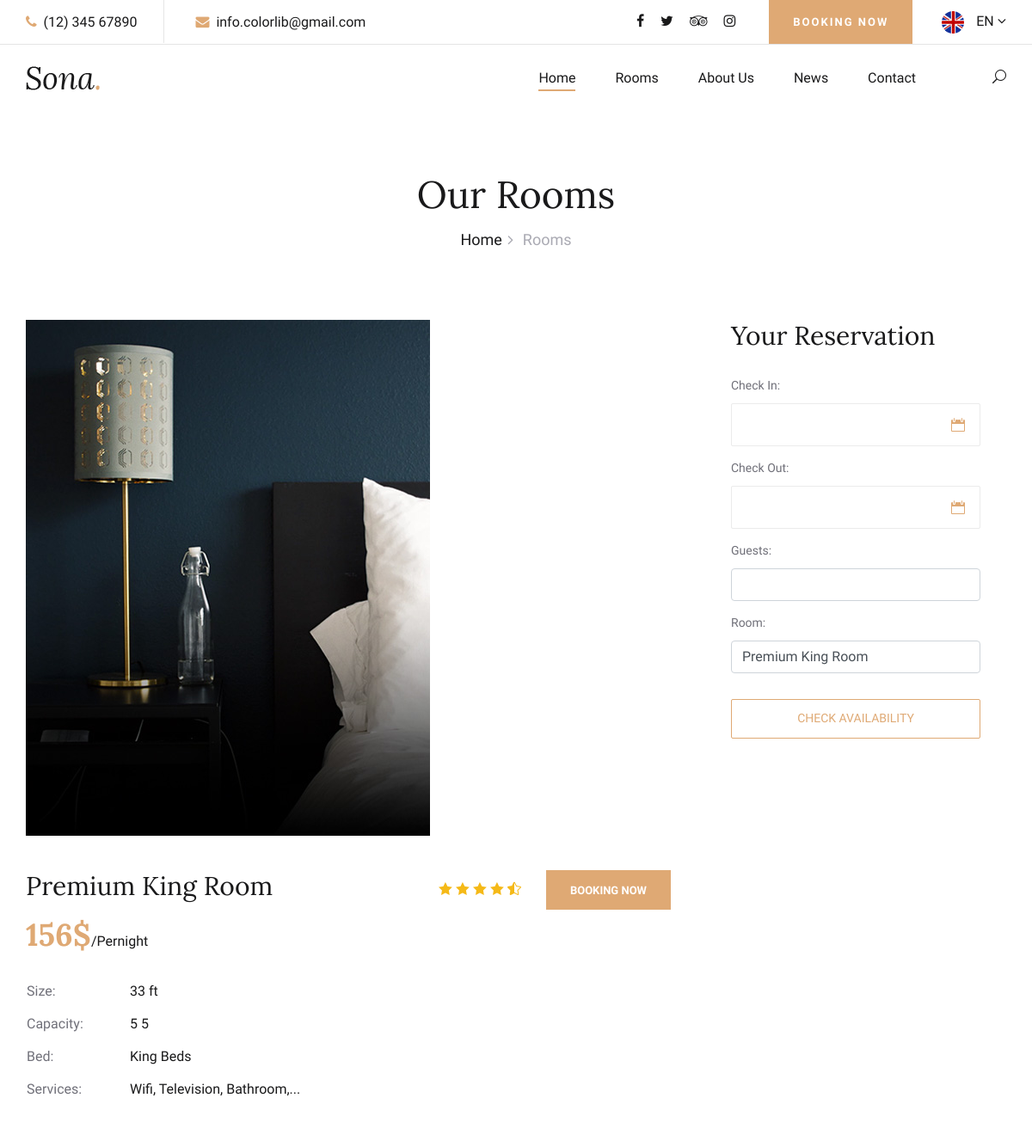
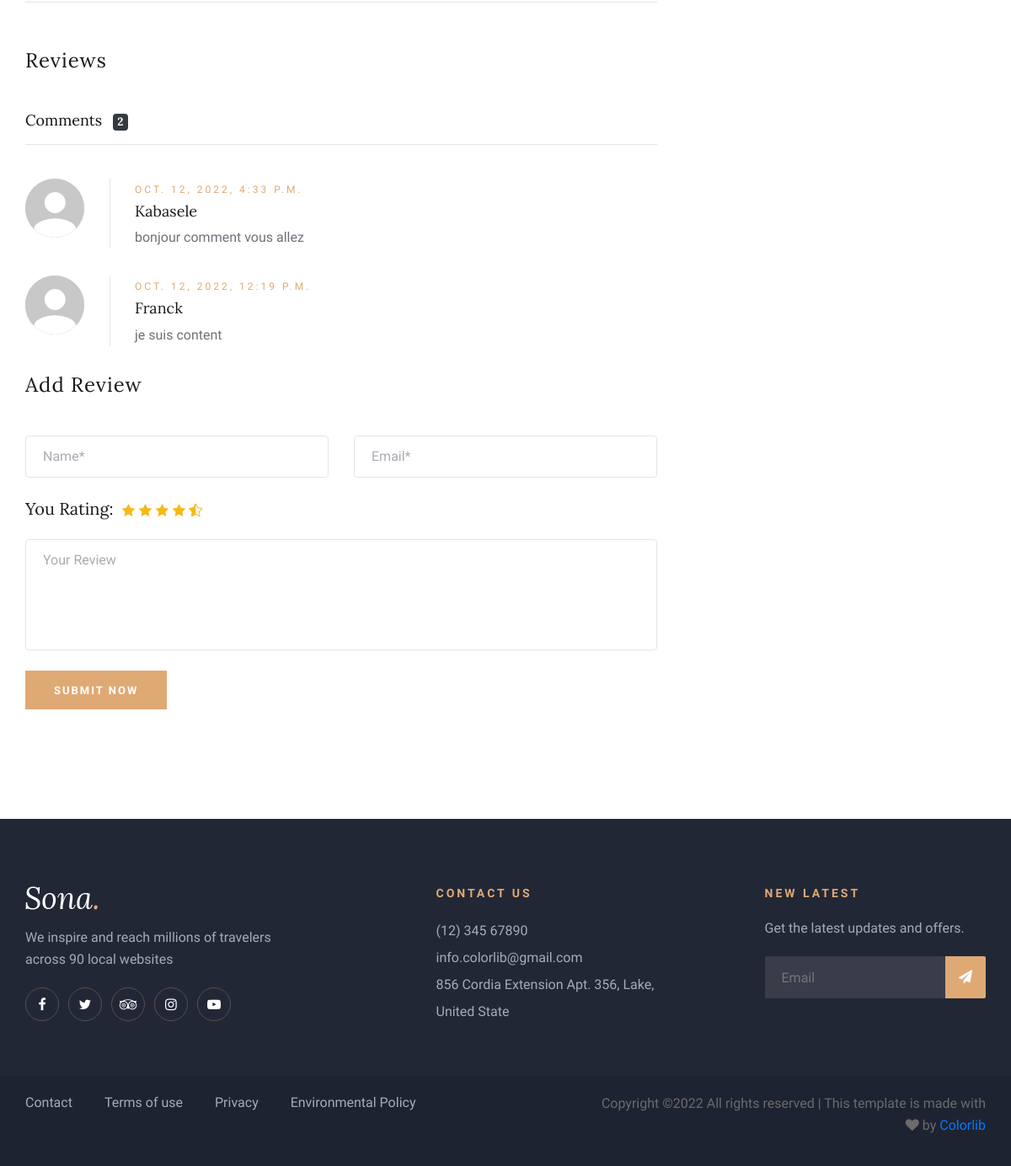
Page /room_detail/1/ on the committed database (2 pictures, top to bottom).
### app_hotel/models.py (models this page shows, shortened)
class Room_Blog_Absact(models.Model):
    choice = (
            ('publised',  'PUBLISHED'),
             ( 'draft', 'DRAFT')
              )
    title = models.CharField(max_length=100)
    image = models.ImageField(upload_to='images/')
    slug = models.SlugField(blank=True, max_length=100, unique=True)
    description = models.TextField( )
    published = models.DateTimeField(default=timezone.now)
    created = models.DateTimeField(auto_now_add =True)
    updated = models.DateTimeField(auto_now =True)
    status = models.CharField(choices= choice, max_length=50)
    services = TaggableManager() # user tag pip install django-taggit
    user = models.ForeignKey(User, on_delete=models.CASCADE)
    class Meta:
        ordering = ['title','published','status','image']

class Room(Room_Blog_Absact):
    price = models.IntegerField()
    size = models.IntegerField()
    capacity = models.IntegerField()
    bed = models.CharField(max_length=100,blank=True,null=True)
    class Meta:
        model: Room_Blog_Absact
        ordering = ('title','price','size','capacity','bed','published','status','image')

class Comment(models.Model):
    name = models.CharField(max_length=50)
    email = models.EmailField(max_length=100)
    content = models.TextField()
    room_blog = models.ForeignKey(Room_Blog_Absact, on_delete=models.CASCADE)
    created = models.DateTimeField(auto_now_add=True)
    class Meta:
        ordering = ('-created','name','email')

### app_hotel/views.py (the view, shortened to what this page needs)
# urls.py: path('room_detail/<pk>/', RoomView.as_view(), name='room_detail'),
class RoomView(DetailView):
    model = Room
    template_name = "hotel/room-details.html"
    def get_context_data(self, **kwargs):
        context = super().get_context_data(**kwargs)
        pk = self.kwargs["pk"]
        form = CommentForm()
        post_room = get_object_or_404(Room, pk=pk)
        comments = post_room.comment_set.all()
        reservation = Reservation.objects.all()
        context['post_room'] = post_room
        context['comments'] = comments
        context['form'] = form
        context['reservation'] = reservation
        return context

### app_hotel/form.py
class CommentForm(forms.ModelForm):
    class Meta:
        model = Comment
        fields = ('name', 'email', 'content')

### app_hotel/templates/hotel/room-details.html (shortened to what this page needs)
{% extends 'partials/layout/base.html' %}
{% load static %}
{% block content %}
 <div class="breadcrumb-section">
    <div class="container">
        <div class="row">
            <div class="col-lg-12">
                <div class="breadcrumb-text">
                    <h2>Our Rooms</h2>
                    <div class="bt-option">
                        <a href="/">Home</a>
                        <span>Rooms</span>
                    </div>
                </div>
            </div>
        </div>
    </div>
</div>
<section class="room-details-section spad">
    <div class="container">
        <div class="row">
            <div class="col-lg-8">
                <div class="room-details-item">
                    <img src="{{post_room.image.url}}" alt="">
                    <div class="rd-text">
                        <div class="rd-title">
                            <h3>{{post_room.title}}</h3>
                            <div class="rdt-right">
                                <div class="rating">
                                    <i class="icon_star"></i>
                                    <i class="icon_star"></i>
                                    <i class="icon_star"></i>
                                    <i class="icon_star"></i>
                                    <i class="icon_star-half_alt"></i>
                                </div>
                                <a href="#">Booking Now</a>
                            </div>
                        </div>
                        <h2>{{post_room.price}}$<span>/Pernight</span></h2>
                        <table>
                            <tbody>
                                <tr>
                                    <td class="r-o">Size:</td>
                                    <td>{{post_room.size}} ft</td>
                                </tr>
                                <tr>
                                    <td class="r-o">Capacity:</td>
                                    <td>{{post_room.capacity}} 5</td>
                                </tr>
                                <tr>
                                    <td class="r-o">Bed:</td>
                                    <td>{{post_room.bed}}</td>
                                </tr>
                                <tr>
                                    <td class="r-o">Services:</td>
                                    <td>Wifi, Television, Bathroom,...</td>
                                </tr>
                            </tbody>
                        </table>
                    </div>
                </div>
                <div class="rd-reviews">
                    {% if comments %}
                    <h4>Reviews</h4>
                       <h5> Comment{{ comments.count|pluralize }}
                        <span class="badge badge-dark ml-2">{{ comments.count }}</span></h5>
                        <hr>
                        <br>
                    {% endif %}
                    {% for comment in comments %}
                    <div class="review-item">
                        <div class="ri-pic">
                            <img src="{% static 'img/avatar.svg' %}" alt="">
                        </div>
                        <div class="ri-text">
                            <span>{{ comment.created }}</span>
                            <h5>{{ comment.name }}</h5>
                            <p>{{ comment.content }}</p>
                        </div>
                    </div>
                    {% endfor %}
                <div class="review-add">
                    <h4>Add Review</h4>
                    <form  class="ra-form" method="POST">
                        <div class="row">
                            <div class="col-lg-6">
                                <input type="text" placeholder="Name*" class="form-control {% if form.name.errors %}is-invalid{% endif %}" id="id_name"
                                name="name" value="{{ form.name.value|default:'' }}">
                            </div>
                            <div class="col-lg-6">
                                <input type="text" placeholder="Email*" class="form-control {% if form.email.errors %}is-invalid{% endif %}" id="id_email" name="email" value="{{ form.email.value|default:'' }}">
                            </div>
                            <div class="col-lg-12">
                                <div>
                                    <h5>You Rating:</h5>
                                    <div class="rating">
                                        <i class="icon_star"></i>
                                        <i class="icon_star"></i>
                                        <i class="icon_star"></i>
                                        <i class="icon_star"></i>
                                        <i class="icon_star-half_alt"></i>
                                    </div>
                                </div>
                                <textarea placeholder="Your Review" class="form-control {% if form.content.errors %}is-invalid{% endif %}" id="id_content" name="content" rows="4"{{ form.content.value|default:'' }}></textarea>
                                <button type="submit">Submit Now</button>
                            </div>
                        </div>
                    </form>
                </div>
            </div>
        </div>
            <div class="col-lg-4">
                <div class="room-booking">
                    <h3>Your Reservation</h3>
                    <form  method="POST">
                        <div class="check-date">
                            <label for="date-in">Check In:</label>
                            <input type="text" class="date-input" id="date-in" name="check_in">
                            <i class="icon_calendar"></i>
                        </div>
                        <div class="check-date">
                            <label for="date-out">Check Out:</label>
                            <input type="text" class="date-input" id="date-out" name="check_out" >
                            <i class="icon_calendar"></i>
                        </div>
                        <div class="select-option">
                            <label for="guest">Guests:</label>
                            <input class="form-control" type="number" value="" name="number_guest">
                        </div>
                        <div class="select-option">
                            <label for="room">Room:</label>
                            <input class="form-control" type="text" value="{{post_room.title}}" name="room">
                        </div>
                        <button type="submit">Check Availability</button>
                    </form>
                </div>
            </div>
        </div>
    </div>
</section>
{%endblock%}

### rows in the picture
Room_Blog_Absact: image (picture), title "Premium King Room", room "Premium King Room"
Room: price "156", size "33", capacity "5", bed "King Beds"
Comment: created "OCT. 12, 2022, 4:33 P.M.", name "Kabasele", content "bonjour comment vous allez"
Comment: created "OCT. 12, 2022, 12:19 P.M.", name "Franck", content "je suis content"

### other values in the picture
{{ comments.count }} "2"
